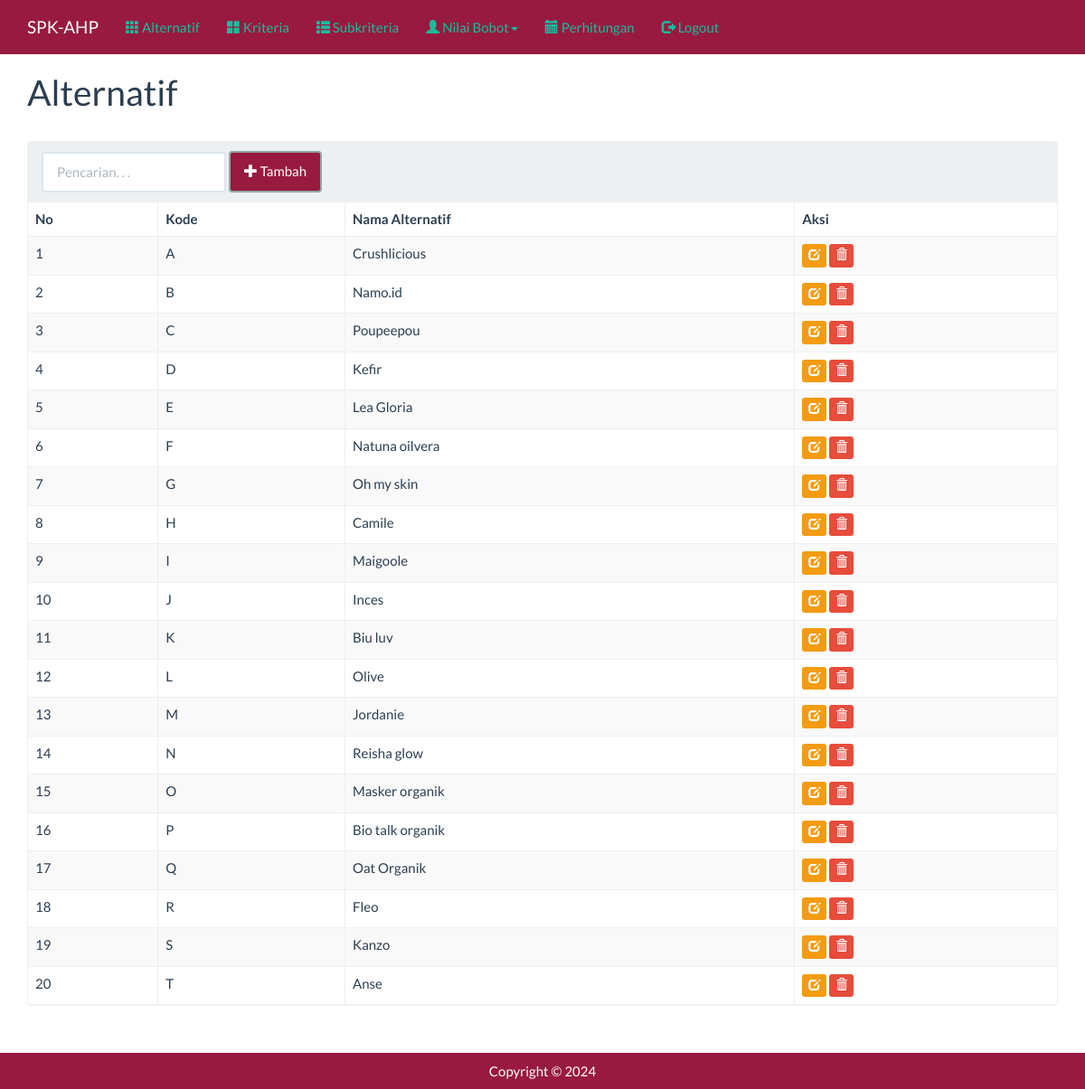
Page /index.php?m=alternatif (signed in) on the committed database.
### tables this page shows
CREATE TABLE `tb_alternatif` (
  `kode_alternatif` varchar(16) NOT NULL,
  `nama_alternatif` varchar(255) DEFAULT NULL,
  `total` double DEFAULT NULL,
  `rank` int(11) DEFAULT NULL
);

### functions.php (called while the page is built, shortened)
<?php
include 'config.php';
include 'includes/db.php';
$db = new DB($config['server'], $config['username'], $config['password'], $config['database_name']);
$mod = $_GET['m'] ?? '';

### config.php (called while the page is built, shortened)
<?php
$config["server"] = 'localhost';
$config["username"] = 'root';
$config["password"] = '';
$config["database_name"] = 'ahp2';

### includes/db.php (called while the page is built, shortened)
<?php
class DB
{
    var $conn = null;
    public function __construct($host, $username, $passwd, $dbname)
    {
        $this->conn = mysqli_connect($host, $username, $passwd, $dbname);
    }
    public function query($sql)
    {
        $query = mysqli_query($this->conn, $sql) or die('<pre>Error mysqli_query: ' . mysqli_error($this->conn) . '<br />' . $sql . '</pre>');
        return $query;
    }
    public function get_results($sql)
    {
        $query = $this->query($sql);
        $arr = array();
        while ($row = mysqli_fetch_object($query)) {
            $arr[] = $row;
        }
        return $arr;
    }
}

### alternatif.php (the view, shortened to what this page needs)
<div class="page-header">
    <h1>Alternatif</h1>
</div>
<div class="panel panel-default">
    <div class="panel-heading">
        <form class="form-inline">
            <div class="form-group">
                <input class="form-control" type="text" placeholder="Pencarian. . ." name="q" value="<?= isset($_GET['q']) ? $_GET['q'] : '' ?>" />
            </div>
            <div class="form-group">
                <a style="background-color: #981A40;" class="btn btn-default" href="?m=alternatif_tambah"><span class="glyphicon glyphicon-plus"></span> Tambah</a>
            </div>
        </form>
    </div>
    <div class="table-responsive">
        <table class="table table-bordered table-hover table-striped">
            <thead>
                <tr>
                    <th>No</th>
                    <th>Kode</th>
                    <th>Nama Alternatif</th>
                    <th>Aksi</th>
                </tr>
            </thead>
            <?php
            $q = isset($_GET['q']) ? esc_field($_GET['q']) : '';
            $rows = $db->get_results("SELECT * FROM tb_alternatif
            WHERE kode_alternatif LIKE '%$q%'
            OR nama_alternatif LIKE '%$q%'
            ORDER BY kode_alternatif");
            $no = 0;
            foreach ($rows as $row) : ?>
                <tr>
                    <td><?= ++$no ?></td>
                    <td><?= $row->kode_alternatif ?></td>
                    <td><?= $row->nama_alternatif ?></td>
                    <td>
                        <a class="btn btn-xs btn-warning" href="?m=alternatif_ubah&ID=<?= $row->kode_alternatif ?>"><span class="glyphicon glyphicon-edit"></span></a>
                        <a class="btn btn-xs btn-danger" href="aksi.php?act=alternatif_hapus&ID=<?= $row->kode_alternatif ?>"><span class="glyphicon glyphicon-trash"></span></a>
                    </td>
                </tr>
            <?php endforeach ?>
        </table>
    </div>
</div>

### index.php (shortened to what this page needs)
<?php
include 'functions.php';
?>
<!DOCTYPE html>
<html lang="en">
<head>
	<link href="assets/css/baru-bootstrap.min.css" rel="stylesheet" />
	<link href="assets/css/general.css" rel="stylesheet" />
</head>
<body>
	<nav style="background-color: #981A40;" class="navbar navbar-static-top">
		<div class="container">
			<div class="navbar-header">
				<a class="navbar-brand" style="color: white;" href="?">SPK-AHP</a>
			</div>
			<div id="navbar" class="navbar-collapse collapse">
				<ul class="nav navbar-nav">
					<li><a href="?m=alternatif"><span class="glyphicon glyphicon-th"></span> Alternatif</a></li>
					<li><a href="?m=kriteria"><span class="glyphicon glyphicon-th-large"></span> Kriteria</a></li>
					<li><a href="?m=sub"><span class="glyphicon glyphicon-th-list"></span> Subkriteria</a></li>
					<li class="dropdown">
						<a href="#" class="dropdown-toggle" data-toggle="dropdown" role="button" aria-expanded="false"><span class="glyphicon glyphicon-user"></span> Nilai Bobot<span class="caret"></span></a>
					</li>
					<li><a href="?m=hitung"><span class="glyphicon glyphicon-calendar"></span> Perhitungan</a></li>
					<li><a href="aksi.php?act=logout"><span class="glyphicon glyphicon-log-out"></span> Logout</a></li>
				</ul>
			</div>
		</div>
	</nav>
	<div class="container">
		<?php
		if (file_exists($mod . '.php'))
			include $mod . '.php';
		else
			include 'home.php';
		?>
	</div>
	<footer style="background-color: #981A40;" class="footer bg-primary">
		<div class="container text-center">
			<p>Copyright &copy; <?= date('Y') ?> </p>
		</div>
	</footer>
</body>
</html>

### assets/css/general.css (style rules this page uses)
html { position: relative; min-height: 100%; }
body { margin-bottom: 70px; }
.footer { position: absolute; bottom: 0; width: 100%; height: 40px; }
.footer .container p { margin: 10px 0; }
.page-header { margin-top: 0; padding-bottom: 0; }
.page-header h1 { margin-top: 0; }

### rows in the picture
tb_alternatif: kode_alternatif "A", nama_alternatif "Crushlicious"
tb_alternatif: kode_alternatif "B", nama_alternatif "Namo.id"
tb_alternatif: kode_alternatif "C", nama_alternatif "Poupeepou"
tb_alternatif: kode_alternatif "D", nama_alternatif "Kefir"
tb_alternatif: kode_alternatif "E", nama_alternatif "Lea Gloria"
tb_alternatif: kode_alternatif "F", nama_alternatif "Natuna oilvera"
tb_alternatif: kode_alternatif "G", nama_alternatif "Oh my skin"
tb_alternatif: kode_alternatif "H", nama_alternatif "Camile"
tb_alternatif: kode_alternatif "I", nama_alternatif "Maigoole"
tb_alternatif: kode_alternatif "J", nama_alternatif "Inces"
tb_alternatif: kode_alternatif "K", nama_alternatif "Biu luv"
tb_alternatif: kode_alternatif "L", nama_alternatif "Olive"
tb_alternatif: kode_alternatif "M", nama_alternatif "Jordanie"
tb_alternatif: kode_alternatif "N", nama_alternatif "Reisha glow"
tb_alternatif: kode_alternatif "O", nama_alternatif "Masker organik"
tb_alternatif: kode_alternatif "P", nama_alternatif "Bio talk organik"
tb_alternatif: kode_alternatif "Q", nama_alternatif "Oat Organik"
tb_alternatif: kode_alternatif "R", nama_alternatif "Fleo"
tb_alternatif: kode_alternatif "S", nama_alternatif "Kanzo"
tb_alternatif: kode_alternatif "T", nama_alternatif "Anse"
